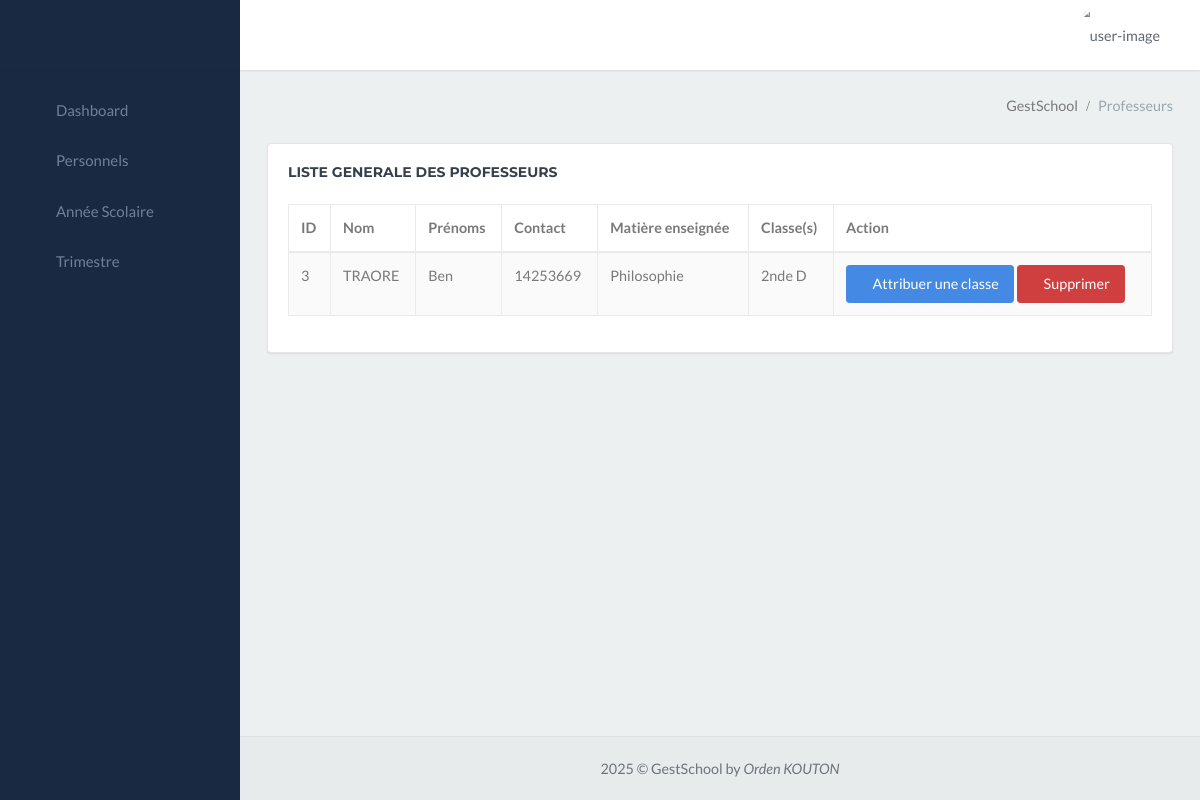
Before: /gestschool_app/professeur/ with the older database file.
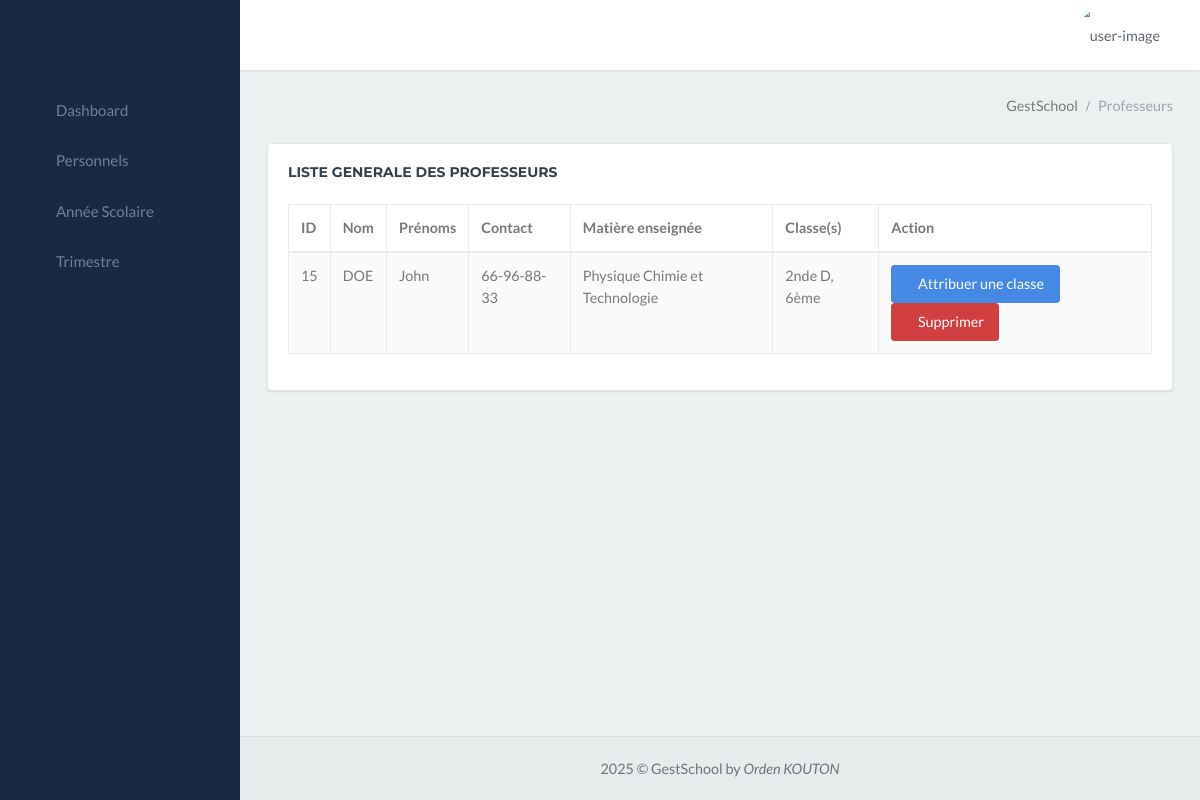
After: the same page with the newer database file.
### gestschool_app/models.py (models this page shows)
class Professeur(models.Model):
    user = models.OneToOneField(settings.AUTH_USER_MODEL, on_delete=models.CASCADE, null=True, blank=True)
    nom = models.CharField(max_length=80)
    prenom = models.CharField(max_length=100)
    role = models.CharField(max_length=100)
    contact = models.CharField(max_length=100)
    email = models.CharField(max_length=100)
    matiere = models.ForeignKey(Matiere, on_delete=models.CASCADE)
    annee_scolaire = models.ForeignKey(AnneeScolaire, on_delete=models.SET_NULL, null=True, blank=True)

class Matiere(models.Model):
    nom = models.CharField(max_length=80)
    sigle = models.CharField(max_length=50)

class Classe_exist(models.Model):
    fusion = models.CharField(max_length=80)

### gestschool_app/views.py (the view)
# urls.py: path('professeur/', views.professeur, name='professeur'),
def professeur(request):
    annee_active = AnneeScolaire.objects.filter(active=True).first()
    classes = Classe_exist.objects.all()
    professeurs = Professeur.objects.filter(Q(role='Professeur') & Q(annee_scolaire_id=annee_active))
    for professeur in professeurs:
        classes_attribuees = Professeur_Classe.objects.filter(professeur=professeur)
        professeur.classes_attribuees = [pc.classe.fusion for pc in classes_attribuees]
    return render(request, 'professeur.html', {'professeurs': professeurs, 'classes': classes})

### gestschool_app/templates/professeur.html (shortened to what this page needs)
{% extends "menu.html" %}
{% block content %}
<div class="content-page">
    <div class="content">
        <div class="container-fluid">
            <div class="row">
                <div class="col-12">
                    <div class="page-title-box">
                        <div class="page-title-right">
                            <ol class="breadcrumb p-0 m-0">
                                <li class="breadcrumb-item active">GestSchool</li>
                                <li class="breadcrumb-item"><a>Professeurs</a></li>
                            </ol>
                        </div>
                        <div class="clearfix"></div>
                    </div>
                </div>
            </div>
            <div class="row">
                <div class="col-12">
                    <div class="card">
                        <div class="card-body table-responsive">
                            <h4 class="m-t-0 header-title mb-4"><b>LISTE GENERALE DES PROFESSEURS</b></h4>
                            <table id="datatable-buttons"
                                class="table table-striped table-bordered dt-responsive nowrap"
                                style="border-collapse: collapse; border-spacing: 0; width: 100%;">
                                <thead>
                                    <tr>
                                        <th>ID</th>
                                        <th>Nom</th>
                                        <th>Prénoms</th>
                                        <th>Contact</th>
                                        <th>Matière enseignée</th>
                                        <th>Classe(s)</th>
                                        <th>Action</th>
                                    </tr>
                                </thead>
                                <tbody>
                                    {% for professeur in professeurs %}
                                    <tr>
                                        <td>{{ professeur.id }}</td>
                                        <td>{{ professeur.nom }}</td>
                                        <td>{{ professeur.prenom }}</td>
                                        <td>{{ professeur.contact }}</td>
                                        <td>{{ professeur.matiere.nom }}</td>
                                        <td>
                                            {% for classe in professeur.classes_attribuees %}
                                                {{ classe }}{% if not forloop.last %}, {% endif %}
                                            {% empty %}
                                                Aucune classe attribuée
                                            {% endfor %}
                                        </td>
                                        <td>
                                            <button class="btn btn-success" data-toggle="modal" data-target="#editModal{{ professeur.id }}">
                                               <i class="ion ion-ios-color-wand"></i>Attribuer une classe
                                            </button>
                                            <button class="btn btn-danger" data-toggle="modal" data-target="#deleteModal{{ professeur.id }}">
                                                <i class="ion ion-ios-trash"></i>Supprimer
                                            </button>
                                        </td>
                                    </tr>
                                    {% endfor %}
                                </tbody>
                            </table>
                        </div>
                    </div>
                </div>
            </div>
        </div>
    </div>
</div>
{% endblock %}

Changed rows visible on the page:
no longer on this page (row edited): Professeur: id "3", nom "TRAORE", prenom "Ben", contact "14253669", matiere.nom "Philosophie", classes_attribuees "2nde D"
added Professeur: id "15", nom "DOE", prenom "John", contact "66-96-88-33", matiere.nom "Physique Chimie et Technologie", classes_attribuees "2nde D"
now on this page (row unchanged): Classe_exist: classes_attribuees "6ème"
